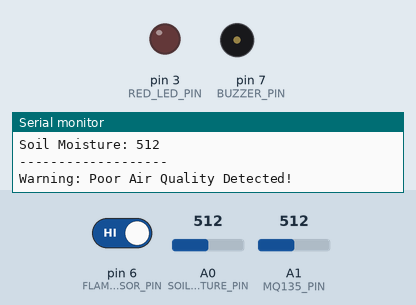
A sketch run on a simulated Arduino Uno, built with avr-gcc and run on an emulated ATmega328P. Shown: output pins drawn as LEDs (lit = HIGH), buzzer (waves = sounding, pin HIGH), the last lines printed to the serial monitor. The test bench sets the inputs (shaded band); at power-on: pin 6 (FLAME_SENSOR_PIN) HIGH, A0 (SOIL_MOISTURE_PIN) = 512, A1 (MQ135_PIN) = 512.

Above: at 1.8 s.
1.9 s: pin 6 (FLAME_SENSOR_PIN) driven LOW
At 2.4 s:
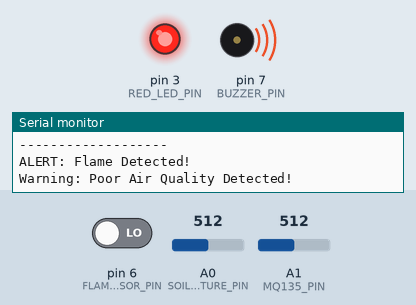
3.6 s: A0 (SOIL_MOISTURE_PIN) set to 487
7.0 s: pin 6 (FLAME_SENSOR_PIN) driven HIGH
At 8.3 s:
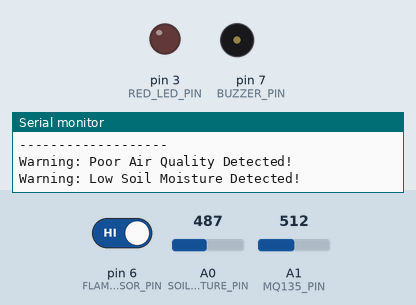
Timing chart, 0 to 10.0 s (numbered marks = the images above; inputs shaded):
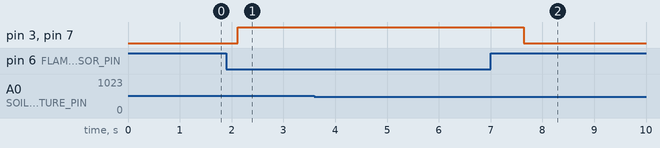

Measured:
- after the input at 1.9 s, pin 3 (RED_LED_PIN), pin 7 (BUZZER_PIN): LOW → HIGH after 0.22 s
- after the input at 7.0 s, pin 3 (RED_LED_PIN), pin 7 (BUZZER_PIN): HIGH → LOW after 0.64 s

The sketch:

main.ino
```cpp
#define FLAME_SENSOR_PIN 6
#define MQ135_PIN A1
#define SOIL_MOISTURE_PIN A0
#define RED_LED_PIN 3
#define BUZZER_PIN 7

#define FLAME_THRESHOLD LOW
#define AIR_QUALITY_THRESHOLD 500
#define SOIL_MOISTURE_THRESHOLD 500

void setup() {
  // Initialize serial communication
  Serial.begin(9600);

  // Set pin modes
  pinMode(FLAME_SENSOR_PIN, INPUT);
  pinMode(RED_LED_PIN, OUTPUT);
  pinMode(BUZZER_PIN, OUTPUT);

  // Turn off LED and buzzer initially
  digitalWrite(RED_LED_PIN, LOW);
  digitalWrite(BUZZER_PIN, LOW);
}

void loop() {
  // Read sensor values
  int flameDetected = digitalRead(FLAME_SENSOR_PIN);
  int airQuality = analogRead(MQ135_PIN);
  int soilMoisture = analogRead(SOIL_MOISTURE_PIN);

  // Print sensor values to Serial Monitor
  Serial.print("Flame Detected: ");
  Serial.println(flameDetected == FLAME_THRESHOLD ? "YES" : "NO");
  Serial.print("Air Quality: ");
  Serial.println(airQuality);
  Serial.print("Soil Moisture: ");
  Serial.println(soilMoisture);
  Serial.println("-------------------");

  // Check for flame detection
  if (flameDetected == FLAME_THRESHOLD) {
    // Trigger alert (LED and buzzer)
    digitalWrite(RED_LED_PIN, HIGH);
    digitalWrite(BUZZER_PIN, HIGH);
    Serial.println("ALERT: Flame Detected!");
  } else {
    // Turn off alert
    digitalWrite(RED_LED_PIN, LOW);
    digitalWrite(BUZZER_PIN, LOW);
  }

  // Optional: Add checks for air quality and soil moisture
  if (airQuality > AIR_QUALITY_THRESHOLD) {
    Serial.println("Warning: Poor Air Quality Detected!");
  }
  if (soilMoisture < SOIL_MOISTURE_THRESHOLD) {
    Serial.println("Warning: Low Soil Moisture Detected!");
  }

  // Delay before next reading
  delay(1000);
}
```
